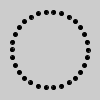
Frame 1 (no input)
Frame 60 (the mouse pressed at the canvas centre just before this capture): identical to frame 1, image omitted
Frame 120 (the mouse held since frame 60 and released just before this capture): identical to frame 1, image omitted

The Processing sketch that drew this single still picture (run headless with seeded random() and noise(); from frame 60 on, the mouse is pressed at the canvas centre):

// Processing sketch: Ex_39
// ── Ex_39.pde
int radius = 38;
  
void setup() {
  size(100, 100);
  fill(0);
}

void draw() {
  background(204);
  for (int deg = 0; deg < 360; deg += 12) {
    float angle = radians(deg);
    float x = 50 + (cos(angle) * radius);
    float y = 50 + (sin(angle) * radius);
    ellipse(x, y, 4, 4);
  }
}
